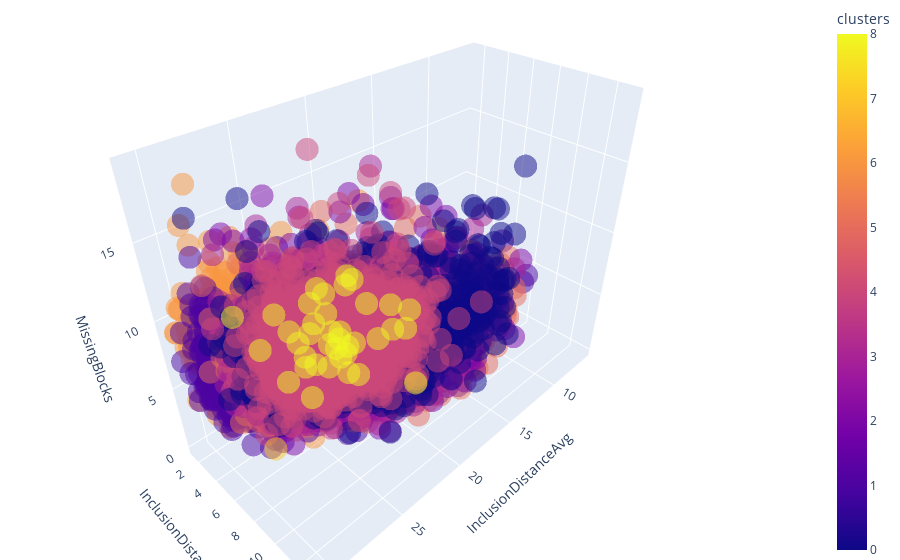

Notebook code for this chart:
### Code cell
import plotly.express as px
fig = (px.scatter_3d(df_labeled, x='InclusionDistanceAvg', y='InclusionDistanceStdDev', z='MissingBlocks', 
              color='clusters', size_max=10, opacity=0.5))

# tight layout
fig.update_layout(margin=dict(l=0, r=0, b=0, t=0))

### Figure 1 — Plotly figure (JSON) as saved in the notebook; plotly's stock layout.template omitted (floating-point values rounded to 4 significant figures; data arrays with more than 128 entries replaced by an {"elided": "..."} marker saying what was removed)
{"data": [{"hovertemplate": "InclusionDistanceAvg=%{x}<br>InclusionDistanceStdDev=%{y}<br>MissingBlocks=%{z}<br>clusters=%{marker.color}<extra></extra>", "legendgroup": "", "marker": {"color": {"elided": "7143 int values"}, "coloraxis": "coloraxis", "opacity": 0.5, "symbol": "circle"}, "mode": "markers", "name": "", "scene": "scene", "showlegend": false, "type": "scatter3d", "x": {"elided": "7143 str values"}, "y": {"elided": "7143 str values"}, "z": {"elided": "7143 str values"}}], "layout": {"coloraxis": {"colorbar": {"title": {"text": "clusters"}}, "colorscale": [[0, "#0d0887"], [0.1111, "#46039f"], [0.2222, "#7201a8"], [0.3333, "#9c179e"], [0.4444, "#bd3786"], [0.5556, "#d8576b"], [0.6667, "#ed7953"], [0.7778, "#fb9f3a"], [0.8889, "#fdca26"], [1, "#f0f921"]]}, "legend": {"tracegroupgap": 0}, "margin": {"b": 0, "l": 0, "r": 0, "t": 0}, "scene": {"domain": {"x": [0, 1], "y": [0, 1]}, "xaxis": {"title": {"text": "InclusionDistanceAvg"}}, "yaxis": {"title": {"text": "InclusionDistanceStdDev"}}, "zaxis": {"title": {"text": "MissingBlocks"}}}}}
